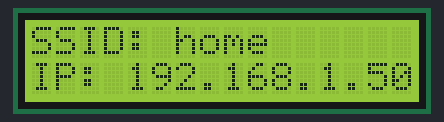
Bench run of a sketch on a simulated ESP8266 (NodeMCU). Parts: 16×2 character LCD. WiFi joins after 1.5 s; servers stay silent unless stated; uploads are accepted with an empty reply; the local clock reads 2024-03-15 10:24:30 at power-on unless the sketch sets it; what the sketch prints to the serial monitor is not drawn.

Above: at 2.0 s.
At 8.8 s:
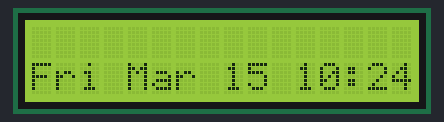
At 37.0 s:
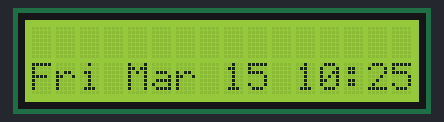

Measured:
- what the display in image 0 shows lasts 5.0 s, from 1.9 s to 6.9 s
- what the display in image 1 shows lasts 28.2 s, from 8.7 s to 36.9 s

The sketch:

esp8266_support_counter.ino
```cpp
#include <Wire.h>
#include <LiquidCrystal_I2C.h>
#include <time.h>
#include <ESP8266WiFi.h>
#include <WiFiManager.h>

LiquidCrystal_I2C lcd(0x27, 16, 2);
WiFiManager wifiManager;

const char* host = "support.flemingfulton.org.uk";
const char* url = "/node/14?tca=4ezZx6G1a00khifZ87eQzQfqN9uAew47G-ybgmL8aUI";

// Variables for timings
const int jobsInterval = 180000;  // Update interval for jobs - 3 minutes
const int timeInterval = 30000;   // Update interval for time - 30 seconds

unsigned long currentMillis = 0;
unsigned long previousJobMillis = -jobsInterval;  // Set previous time as negative to allow imediate update
unsigned long previousTimeMillis = -timeInterval; // Set previous time as negative to allow imediate update

int find_text(String needle, String haystack, int from) {
  int foundpos = -1;
  if (haystack.length() < needle.length())
    return foundpos;
  for (int i = from; (i < haystack.length() - needle.length()); i++) {
    if (haystack.substring(i, needle.length() + i) == needle) {
      foundpos = i;
      return foundpos;
    }
  }
  return foundpos;
}

void setup() {
  Serial.begin(115200);
  delay(100);

  lcd.init();   // initializing the LCD
  lcd.backlight(); // Enable or Turn On the backlight
  delay(200);

  // We start by connecting to a WiFi network
  lcd.setCursor(0, 0);
  lcd.print("Connecting");

  wifiManager.autoConnect();

  int i = 4;
  while (WiFi.status() != WL_CONNECTED) {
    delay(500);
    Serial.print(".");
    if (i < 4) {
      lcd.setCursor(10 + i, 0);
      lcd.print (".");
      i++;
    } else {
      lcd.setCursor(10, 0);
      lcd.print ("    ");
      i = 0;
    }
  }

  lcd.setCursor(0,0);
  lcd.print("SSID: ");
  lcd.print(WiFi.SSID());
  lcd.setCursor(0,1);
  lcd.print("IP: ");
  lcd.print(WiFi.localIP());
  delay(5000);

  configTime(1 * 3600, 0, "pool.ntp.org", "time.nist.gov");
  lcd.clear();
}

void loop() {
  currentMillis = millis();
  updateJobs();
  updateTime();
}

void updateJobs() {
  if (currentMillis - previousJobMillis >= jobsInterval) {
    // save the last time you blinked the LED
    Serial.print("connecting to ");
    Serial.println(host);

    // Use WiFiClient class to create TCP connections
    WiFiClient client;
    const int httpPort = 80;
    if (!client.connect(host, httpPort)) {
      Serial.println("connection failed");
      lcd.clear();
      lcd.print("Connection");
      lcd.setCursor(0, 1);
      lcd.print("Failed");
    }

    // We now create a URI for the request

    Serial.print("Requesting URL: ");
    Serial.println(url);
    // This will send the request to the server
    client.print(String("GET ") + url + " HTTP/1.1\r\n" +
                 "Host: " + host + "\r\n" +
                 "Connection: close\r\n\r\n");
    delay(500);

    // Read all the lines of the reply from server and print them to Serial
    while (client.available()) {
      String line = client.readStringUntil('\r');

      //      int start_loc = find_text("<html>", line, 0);
      //      int end_loc = find_text("</html>", line, 0);
      int start_loc = find_text("<total>", line, 0);
      int end_loc = find_text("</total>", line, 0);

      lcd.setCursor(0, 0);
      //Serial.println(line);
      if (start_loc > 0 && end_loc > 0)
      {
        Serial.print("Jobs: ");
        lcd.print("Jobs: ");
        for (int i = start_loc + 7; i < end_loc; i++)
        {
          Serial.println(line[i]);
          lcd.print(line[i]);
        }
              lcd.print("   ");

        //        lcd.setCursor(0, 1);
        //        for (int i = 0; i < 16; i++) {
        //          lcd.print(" ");
        //        }

        int start_loc2 = find_text("<urgent>", line, end_loc + 1);
        int end_loc2 = find_text("</urgent>", line, end_loc + 1);

        lcd.setCursor(9, 0);
        if (start_loc2 > 0 && end_loc2 > 0)
        {
          Serial.print("Urgent:");
          lcd.print("Urg: ");
          for (int i = start_loc2 + 8; i < end_loc2; i++)
          {
            Serial.println(line[i]);
            lcd.print(line[i]);
          }
        }
      }

      //       Serial.println(line);
    }

    Serial.println();
    Serial.println("closing connection");

    previousJobMillis = currentMillis;
  }
}

void updateTime() {
  if (currentMillis - previousTimeMillis >= timeInterval) {
    lcd.setCursor(0, 1);
    time_t t = time(NULL);
    lcd.print(ctime(&t));

    int hour = localtime(&t)->tm_hour;
    if (hour < 8 or hour > 17) {
      lcd.noBacklight();
    } else {
      lcd.backlight();
    }
//    Serial.print("Hour: ");
//    Serial.println(hour);
    previousTimeMillis = currentMillis;
  }
}


void flashLED() {
  lcd.noBacklight();
  delay(1000);
  lcd.backlight();
  delay(1000);
  lcd.noBacklight();
  delay(1000);
  lcd.backlight(); // Enable or Turn On the backlight
  delay(800);
  lcd.noBacklight();
  delay(500);
  lcd.backlight(); // Enable or Turn On the backlight
  delay(400);
}
```
